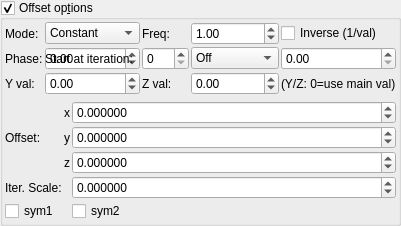
    <widget class="MyGroupBox" name="groupCheck_transf_multiplier_enabled_1_false">
     <property name="title">
      <string>Offset op&amp;tions</string>
     </property>
     <property name="checkable">
      <bool>true</bool>
     </property>
     <layout class="QVBoxLayout" name="verticalLayout_10">
      <property name="leftMargin">
       <number>2</number>
      </property>
      <property name="topMargin">
       <number>2</number>
      </property>
      <property name="rightMargin">
       <number>2</number>
      </property>
      <property name="bottomMargin">
       <number>2</number>
      </property>
      <item>
       <layout class="QGridLayout" name="gridLayout_83">
        <property name="spacing">
         <number>2</number>
        </property>
        <item row="2" column="3">
         <widget class="QLabel" name="label_53">
          <property name="text">
           <string>Stop at iteration:</string>
          </property>
         </widget>
        </item>
        <item row="2" column="4">
         <widget class="MySpinBox" name="spinboxInt_transf_multiplier_stop_iter_1">
          <property name="sizePolicy">
           <sizepolicy hsizetype="Preferred" vsizetype="Maximum">
            <horstretch>0</horstretch>
            <verstretch>0</verstretch>
           </sizepolicy>
          </property>
          <property name="maximum">
           <number>999</number>
          </property>
         </widget>
        </item>
      <item row="1" column="0">
       <widget class="QLabel"><property name="text"><string>Mode:</string></property></widget>
      </item>
      <item row="1" column="1">
       <widget class="MyComboBox" name="comboBox_transf_multiplier_value_mode_1">
        <item><property name="text"><string notr="true">Constant</string></property></item>
        <item><property name="text"><string notr="true">Sine</string></property></item>
        <item><property name="text"><string notr="true">Ramp</string></property></item>
        <item><property name="text"><string notr="true">Exponential</string></property></item>
        <item><property name="text"><string notr="true">Triangle</string></property></item>
        <item><property name="text"><string notr="true">Square</string></property></item>
        <item><property name="text"><string notr="true">Smoothstep</string></property></item>
        <item><property name="text"><string notr="true">Noise</string></property></item>
        <item><property name="text"><string notr="true">Ping-pong</string></property></item>
        <item><property name="text"><string notr="true">Stepped</string></property></item>
       </widget>
      </item>
      <item row="1" column="2">
       <widget class="QLabel"><property name="text"><string>Freq:</string></property></widget>
      </item>
      <item row="1" column="3">
       <widget class="MyDoubleSpinBox" name="spinbox_transf_multiplier_frequency_1">
        <property name="minimum"><double>0.01</double></property><property name="maximum"><double>100.0</double></property>
        <property name="singleStep"><double>0.1</double></property><property name="value"><double>1.0</double></property>
       </widget>
      </item>
      <item row="1" column="4" colspan="2">
       <widget class="MyCheckBox" name="checkBox_transf_multiplier_inverse_1">
        <property name="text"><string>Inverse (1/val)</string></property>
       </widget>
      </item>
      <item row="2" column="0">
       <widget class="QLabel"><property name="text"><string>Phase:</string></property></widget>
      </item>
      <item row="2" column="1">
       <widget class="MyDoubleSpinBox" name="spinbox_transf_multiplier_phase_1">
        <property name="minimum"><double>-10.0</double></property><property name="maximum"><double>10.0</double></property>
        <property name="singleStep"><double>0.1</double></property><property name="value"><double>0.0</double></property>
       </widget>
      </item>
      <item row="2" column="2">
       <widget class="QLabel"><property name="text"><string>|z| gate:</string></property></widget>
      </item>
      <item row="2" column="3">
       <widget class="MyComboBox" name="comboBox_transf_multiplier_threshold_mode_1">
        <item><property name="text"><string notr="true">Off</string></property></item>
        <item><property name="text"><string notr="true">&gt; thresh</string></property></item>
        <item><property name="text"><string notr="true">&lt; thresh</string></property></item>
       </widget>
      </item>
      <item row="2" column="4" colspan="2">
       <widget class="MyDoubleSpinBox" name="spinbox_transf_multiplier_threshold_1">
        <property name="minimum"><double>0.0</double></property><property name="maximum"><double>1000.0</double></property>
        <property name="singleStep"><double>0.1</double></property><property name="value"><double>0.0</double></property>
       </widget>
      </item>
      <item row="3" column="0">
       <widget class="QLabel"><property name="text"><string>Y val:</string></property></widget>
      </item>
      <item row="3" column="1">
       <widget class="MyDoubleSpinBox" name="spinbox_transf_multiplier_scale_y_1">
        <property name="minimum"><double>-100.0</double></property><property name="maximum"><double>100.0</double></property>
        <property name="singleStep"><double>0.01</double></property><property name="value"><double>0.0</double></property>
       </widget>
      </item>
      <item row="3" column="2">
       <widget class="QLabel"><property name="text"><string>Z val:</string></property></widget>
      </item>
      <item row="3" column="3">
       <widget class="MyDoubleSpinBox" name="spinbox_transf_multiplier_scale_z_1">
        <property name="minimum"><double>-100.0</double></property><property name="maximum"><double>100.0</double></property>
        <property name="singleStep"><double>0.01</double></property><property name="value"><double>0.0</double></property>
       </widget>
      </item>
      <item row="3" column="4" colspan="2">
       <widget class="QLabel"><property name="text"><string notr="true">(Y/Z: 0=use main val)</string></property></widget>
      </item>
        <item row="2" column="2">
         <widget class="MySpinBox" name="spinboxInt_transf_multiplier_start_iter_1">
          <property name="sizePolicy">
           <sizepolicy hsizetype="Minimum" vsizetype="Maximum">
            <horstretch>0</horstretch>
            <verstretch>0</verstretch>
           </sizepolicy>
          </property>
          <property name="minimum">
           <number>0</number>
          </property>
          <property name="maximum">
           <number>999</number>
          </property>
          <property name="value">
           <number>0</number>
          </property>
         </widget>
        </item>
        <item row="2" column="1">
         <widget class="QLabel" name="label_73">
          <property name="text">
           <string>Start at iteration:</string>
          </property>
         </widget>
        </item>
       </layout>
      </item>
      <item>
       <layout class="QGridLayout" name="gridLayout_63" columnstretch="0,0,0,1">
        <property name="spacing">
         <number>2</number>
        </property>
        <item row="2" column="1">
         <widget class="QLabel" name="label_255">
          <property name="text">
           <string>Offset:</string>
          </property>
         </widget>
        </item>
        <item row="3" column="3">
         <widget class="MyDoubleSpinBox" name="spinbox3_transf_addition_constant_z">
          <property name="sizePolicy">
           <sizepolicy hsizetype="Minimum" vsizetype="Maximum">
            <horstretch>0</horstretch>
            <verstretch>0</verstretch>
           </sizepolicy>
          </property>
          <property name="prefix">
           <string/>
          </property>
          <property name="suffix">
           <string/>
          </property>
          <property name="decimals">
           <number>6</number>
          </property>
          <property name="minimum">
           <double>-99.989999999999995</double>
          </property>
          <property name="maximum">
           <double>99.989999999999995</double>
          </property>
          <property name="singleStep">
           <double>0.100000000000000</double>
          </property>
         </widget>
        </item>
        <item row="1" column="2">
         <widget class="QLabel" name="label_117">
          <property name="text">
           <string notr="true">x</string>
          </property>
         </widget>
        </item>
        <item row="2" column="3">
         <widget class="MyDoubleSpinBox" name="spinbox3_transf_addition_constant_y">
          <property name="sizePolicy">
           <sizepolicy hsizetype="Minimum" vsizetype="Maximum">
            <horstretch>0</horstretch>
            <verstretch>0</verstretch>
           </sizepolicy>
          </property>
          <property name="prefix">
           <string/>
          </property>
          <property name="suffix">
           <string/>
          </property>
          <property name="decimals">
           <number>6</number>
          </property>
          <property name="minimum">
           <double>-99.989999999999995</double>
          </property>
          <property name="maximum">
           <double>99.989999999999995</double>
          </property>
          <property name="singleStep">
           <double>0.100000000000000</double>
          </property>
         </widget>
        </item>
        <item row="3" column="2">
         <widget class="QLabel" name="label_118">
          <property name="text">
           <string notr="true">z</string>
          </property>
         </widget>
        </item>
        <item row="2" column="2">
         <widget class="QLabel" name="label_113">
          <property name="text">
           <string notr="true">y</string>
          </property>
         </widget>
        </item>
        <item row="1" column="3">
         <widget class="MyDoubleSpinBox" name="spinbox3_transf_addition_constant_x">
          <property name="sizePolicy">
           <sizepolicy hsizetype="Minimum" vsizetype="Maximum">
            <horstretch>0</horstretch>
            <verstretch>0</verstretch>
           </sizepolicy>
          </property>
          <property name="prefix">
           <string/>
          </property>
          <property name="suffix">
           <string/>
          </property>
          <property name="decimals">
           <number>6</number>
          </property>
          <property name="minimum">
           <double>-99.989999999999995</double>
          </property>
          <property name="maximum">
           <double>99.989999999999995</double>
          </property>
          <property name="singleStep">
           <double>0.100000000000000</double>
          </property>
         </widget>
        </item>
        <item row="4" column="1">
         <widget class="QLabel" name="label_256">
          <property name="text">
           <string>Iter. Scale:</string>
          </property>
         </widget>
        </item>
        <item row="4" column="3">
         <widget class="MyDoubleSpinBox" name="spinbox_transf_scale_1">
          <property name="sizePolicy">
           <sizepolicy hsizetype="Minimum" vsizetype="Maximum">
            <horstretch>0</horstretch>
            <verstretch>0</verstretch>
           </sizepolicy>
          </property>
          <property name="prefix">
           <string/>
          </property>
          <property name="suffix">
           <string/>
          </property>
          <property name="decimals">
           <number>6</number>
          </property>
          <property name="minimum">
           <double>-99.989999999999995</double>
          </property>
          <property name="maximum">
           <double>99.989999999999995</double>
          </property>
          <property name="singleStep">
           <double>0.100000000000000</double>
          </property>
         </widget>
        </item>
        <item row="5" column="1">
         <widget class="MyCheckBox" name="checkBox_transf_function_enabledBy_false">
          <property name="text">
           <string>sym1</string>
          </property>
         </widget>
        </item>
        <item row="5" column="3">
         <widget class="MyCheckBox" name="checkBox_transf_function_enabledBz_false">
          <property name="text">
           <string>sym2</string>
          </property>
         </widget>
        </item>
       </layout>
      </item>
     </layout>
    </widget>
